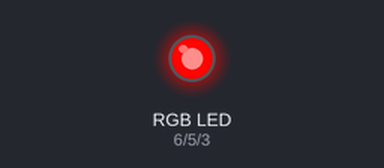
Recording of a sketch running on a simulated Arduino Uno, built with avr-gcc and run on an emulated ATmega328P. On the bench: an RGB LED mixed from three pins (HIGH = lit). Dim RGB values are drawn brighter than linear.

Above: at 0.05 s.
At 0.95 s:
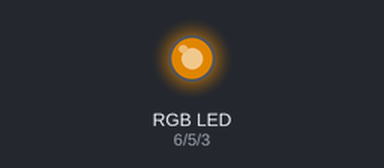
At 1.8 s:
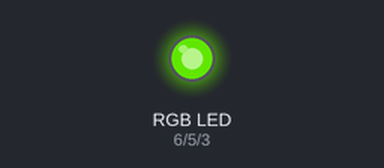
At 3.6 s:
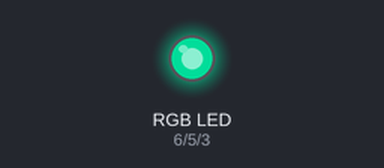
At 5.35 s:
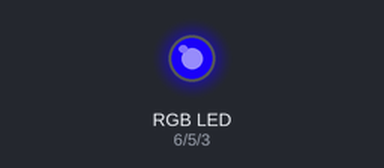
At 7.15 s:
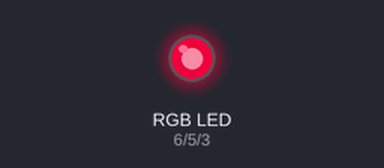
Timing chart, 0 to 10.0 s (numbered marks = the images above):
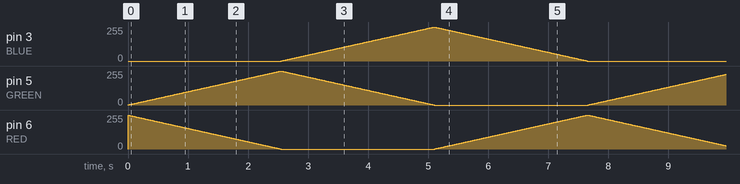

The sketch:

multi_color_led.ino
```cpp
// Define pins
#define BLUE 3
#define GREEN 5
#define RED 6

// What is turned on?? What is staying off??
void setup()
{
    pinMode(RED, OUTPUT);
    pinMode(GREEN, OUTPUT);
    pinMode(BLUE, OUTPUT);
    digitalWrite(RED, LOW);
    digitalWrite(GREEN, HIGH);
    digitalWrite(BLUE, LOW);
}

// Define variables
int redValue;
int greenValue;
int blueValue;

// This is the loop that goes on forever!
void loop()
{
    #define delayTime 10 // how long it takes to faaade.
    // The larger the value, the longer to get through the colors

    redValue = 255; // full brightness, babay!
    greenValue = 0; // off ;-;
    blueValue = 0; // off ;-;

    // This is an extra bit of code that turns Red off
    // analogWrite(RED, 0);
    // delay(1000);

    for( int i = 0; i < 255; i+= 1) // fades red out from 255 to 0, then brings green in up to 255
    {
        redValue -= 1;
        greenValue += 1;
        analogWrite(RED, redValue);
        analogWrite(GREEN, greenValue);
        delay(delayTime);
    }

    redValue = 0;
    greenValue = 255;
    blueValue = 0;

    for( int i = 0; i < 255; i += 1) // fades green out from 255 to 0, then brings blue in up to 255
    {
        greenValue -= 1;
        blueValue += 1;
        analogWrite(GREEN, greenValue);
        analogWrite(BLUE, blueValue);
        delay(delayTime);
    }

    redValue = 0;
    greenValue = 0;
    blueValue = 255;

    for( int i = 0; i < 255; i += 1) // fades blue out from 255 to 0, then brings red in up to 255
    {
        blueValue -= 1;
        redValue += 1;
        analogWrite(BLUE, blueValue);
        analogWrite(RED, redValue);
        delay(delayTime);
    }
}
```
